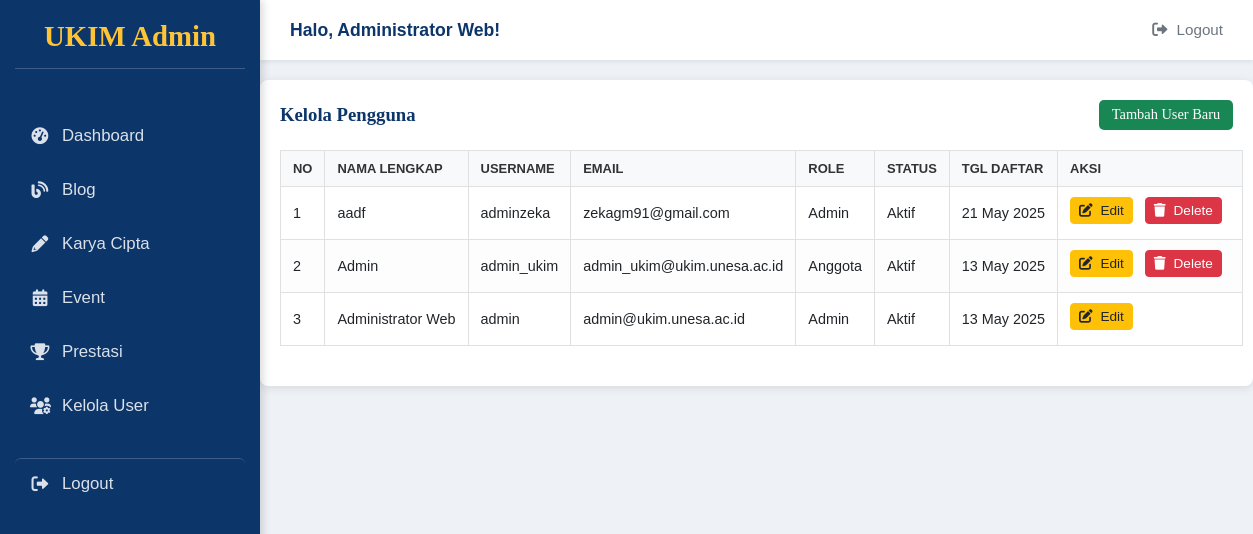
The page /admin/users.php (signed in) on the database its author committed.
### tables this page shows
CREATE TABLE `users` (
  `id_user` int UNSIGNED NOT NULL,
  `nama_lengkap` varchar(100) NOT NULL,
  `nim` varchar(20) DEFAULT NULL,
  `jurusan` varchar(100) DEFAULT NULL,
  `angkatan` year DEFAULT NULL,
  `email` varchar(100) NOT NULL,
  `no_telepon` varchar(20) DEFAULT NULL,
  `username` varchar(50) NOT NULL,
  `password` varchar(255) NOT NULL,
  `role` enum('admin','pengurus','anggota','demisioner','alumni') NOT NULL DEFAULT 'anggota',
  `status_keanggotaan` enum('aktif','pasif','alumni') NOT NULL DEFAULT 'aktif',
  `foto_profil` varchar(255) DEFAULT NULL,
  `created_at` timestamp NULL DEFAULT CURRENT_TIMESTAMP,
  `updated_at` timestamp NULL DEFAULT CURRENT_TIMESTAMP ON UPDATE CURRENT_TIMESTAMP
);

### conn/controller.php (called while the page is built, shortened)
<?php
include('koneksi.php');
function get_all_users_admin($limit = null, $offset = 0) {
    global $conn;
    $sql = "SELECT id_user, nama_lengkap, nim, email, username, role, status_keanggotaan, created_at
            FROM users
            ORDER BY created_at DESC";
    if ($limit !== null && is_numeric($limit)) {
        $sql .= " LIMIT ? OFFSET ?";
        $stmt = mysqli_prepare($conn, $sql);
        mysqli_stmt_bind_param($stmt, "ii", $limit, $offset);
    } else {
         $stmt = mysqli_prepare($conn, $sql);
    }
    mysqli_stmt_execute($stmt);
    $result = mysqli_stmt_get_result($stmt);
    $users = mysqli_fetch_all($result, MYSQLI_ASSOC);
    return $users;
}
?>

### admin/users.php (the view, shortened to what this page needs)
<?php
require_once('../conn/controller.php');
$page = isset($_GET['page']) && is_numeric($_GET['page']) ? (int)$_GET['page'] : 1;
$users_per_page = 10;
$offset = ($page - 1) * $users_per_page;
$users = get_all_users_admin($users_per_page, $offset);
include('./layout/header-admin.php');
?>
<!DOCTYPE html>
<html lang="id">
<head>
</head>
<body>
    <div class="admin-content-container">
        <h3>
            Kelola Pengguna
            <a href="user-add.php" class="btn btn-sm btn-success">Tambah User Baru</a>
        </h3>
        <?php if ($users && count($users) > 0): ?>
            <table class="data-table">
                <thead>
                    <tr>
                        <th>No</th>
                        <th>Nama Lengkap</th>
                        <th>Username</th>
                        <th>Email</th>
                        <th>Role</th>
                        <th>Status</th>
                        <th>Tgl Daftar</th>
                        <th>Aksi</th>
                    </tr>
                </thead>
                <tbody>
                    <?php $nomor = $offset + 1; ?>
                    <?php foreach ($users as $user): ?>
                        <tr>
                            <td><?php echo $nomor++; ?></td>
                            <td><?php echo htmlspecialchars($user['nama_lengkap']); ?></td>
                            <td><?php echo htmlspecialchars($user['username']); ?></td>
                            <td><?php echo htmlspecialchars($user['email']); ?></td>
                            <td><?php echo ucfirst(htmlspecialchars($user['role'])); ?></td>
                            <td><?php echo ucfirst(htmlspecialchars($user['status_keanggotaan'])); ?></td>
                            <td><?php echo htmlspecialchars(date('d M Y', strtotime($user['created_at']))); ?></td>
                            <td class="action-buttons">
                                <a href="user-edit.php?id=<?php echo htmlspecialchars($user['id_user']); ?>" class="edit-btn">
                                    <i class="fas fa-edit"></i> Edit
                                </a>
                                <?php if ($user['id_user'] != $_SESSION['user_id']):  ?>
                                <a href="../conn/controller.php?action=delete&type=user&id=<?php echo htmlspecialchars($user['id_user']); ?>"
                                   class="delete-btn"
                                   onclick="return confirm('Yakin hapus user \'<?php echo htmlspecialchars(addslashes($user['nama_lengkap'])); ?> (<?php echo htmlspecialchars(addslashes($user['username'])); ?>)\'? Ini tidak bisa dibatalkan.')">
                                    <i class="fas fa-trash"></i> Delete
                                </a>
                                <?php endif; ?>
                            </td>
                        </tr>
                    <?php endforeach; ?>
                </tbody>
            </table>
        <?php else: ?>
             <div class="alert alert-info">Belum ada data pengguna.</div>
        <?php endif; ?>
    </div>
</body>
</html>

### admin/style/admin.css (style rules this page uses)
:root { --primary-color: #FFC436; --secondary-color: #0C356A; --accent-color: #0d6efd; --light-color: #f8f9fa; --dark-color: #212529; --grey-color: #6c757d; --border-color: #dee2e6; --white-color: #FFFFFF; --success-color: #198754; --danger-color: #dc3545; --warning-color: #ffc107; --info-color: #0dcaf0; --main-font: 'Montserrat', sans-serif; --heading-font: 'Lora', serif; --sidebar-width: 260px; --top-nav-height: 60px; }
* { margin: 0; padding: 0; box-sizing: border-box; }
body { font-family: var(--main-font); background-color: var(--light-color); display: flex; color: var(--dark-color); font-size: 16px; }
.btn { display: inline-block; padding: 10px 20px; border: none; border-radius: 5px; cursor: pointer; text-decoration: none; font-weight: 500; font-size: 0.95em; transition: background-color 0.2s ease, color 0.2s ease, transform 0.1s ease, box-shadow 0.2s ease; text-align: center; }
.btn-success { background-color: var(--success-color); color: var(--white-color); }
.data-table { width: 100%; border-collapse: collapse; white-space: nowrap; }
.data-table th, .data-table td { padding: 12px 15px; text-align: left; border-bottom: 1px solid var(--border-color); vertical-align: middle; }
.data-table th { background-color: var(--light-color); color: var(--dark-color); font-weight: 600; font-size: 0.9em; text-transform: uppercase; border-top: 1px solid var(--border-color); }
.action-buttons a, .action-buttons button { margin-right: 5px; margin-bottom: 5px; padding: 6px 10px; font-size: 0.85em; }
.action-buttons a i, .action-buttons button i { margin-right: 4px; }

### admin/users.php (style rules this page uses)
.admin-content-container { max-width: 1200px; margin: 20px auto; padding: 20px; background: #fff; border-radius: 8px; box-shadow: 0 2px 10px rgba(0,0,0,0.1); }
.admin-content-container h3 { display: flex; justify-content: space-between; align-items: center; margin-bottom: 20px; font-family: 'Lora', serif; color: #0C356A; }
.data-table { width: 100%; border-collapse: collapse; margin-bottom: 20px; font-size: 0.9rem; }
.data-table th, .data-table td { border: 1px solid #e0e0e0; padding: 10px 12px; text-align: left; vertical-align: middle; }
.data-table thead th { background-color: #f8f9fa; font-weight: 600; color: #333; }
.data-table tbody tr:nth-child(even) { background-color: #fdfdfd; }
.action-buttons a { margin-right: 8px; text-decoration: none; padding: 5px 8px; border-radius: 4px; font-size: 0.85rem; display: inline-block; margin-bottom: 5px; }
.edit-btn { background-color: #ffc107; color: #212529; border: 1px solid #ffc107; }
.delete-btn { background-color: #dc3545; color: white; border: 1px solid #dc3545; }
.btn-sm { font-size: 0.9rem; padding: 0.4rem 0.8rem; }

### rows shown on the page
users: nama_lengkap "aadf", username "adminzeka", email "zekagm91@gmail.com", role "Admin", status_keanggotaan "Aktif", created_at "21 May 2025"
users: nama_lengkap "Admin", username "admin_ukim", email "admin_ukim@ukim.unesa.ac.id", role "Anggota", status_keanggotaan "Aktif", created_at "13 May 2025"
users: nama_lengkap "Administrator Web", username "admin", email "admin@ukim.unesa.ac.id", role "Admin", status_keanggotaan "Aktif", created_at "13 May 2025"

### other values the page prints
$nama_user "Administrator Web"
